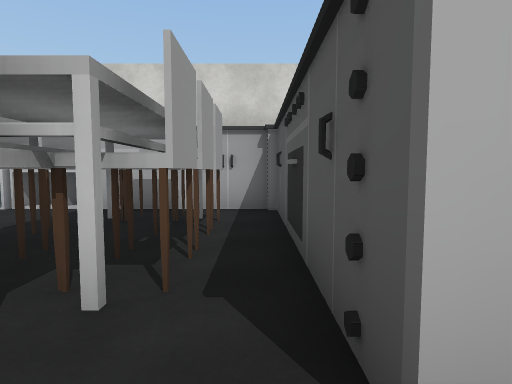
[1] (above)

16 first-person views from a walk through a scene from a Unity 3-D project. The camera is 1.4 m above the floor, tilts 4° down and sees 80° across. The floor is counted in squares, 2 m on a side. Each view is taken from the middle of a square. On the plan, view 1 faces up. The plan holds only what a view shows up to about 10 squares ahead; the rest is blank. The place goes on beyond the plan. The player is left out. Some surface patterns are stand-ins.

[2]
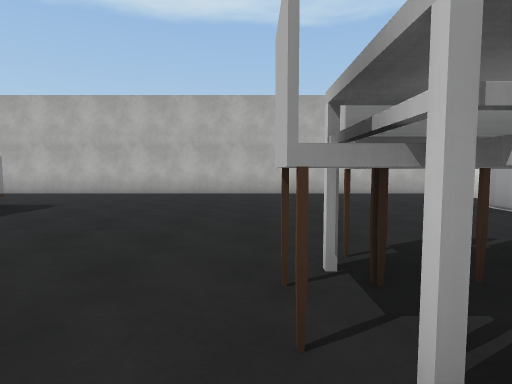

[3]
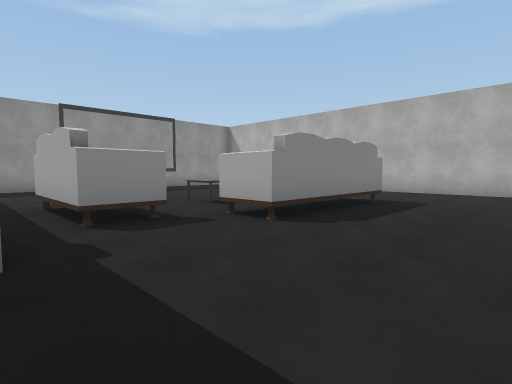

[4]
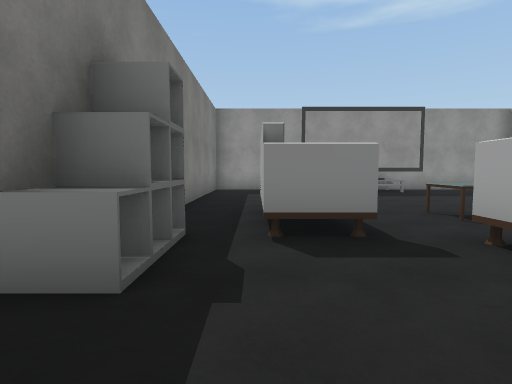

[5]
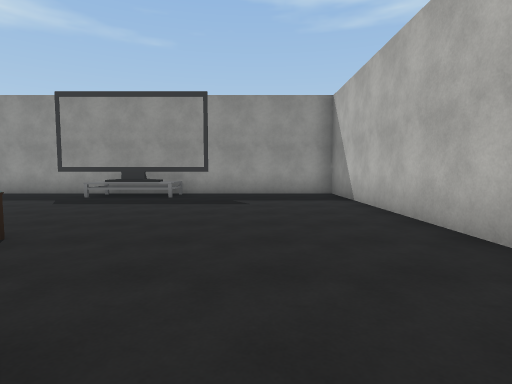

[6]
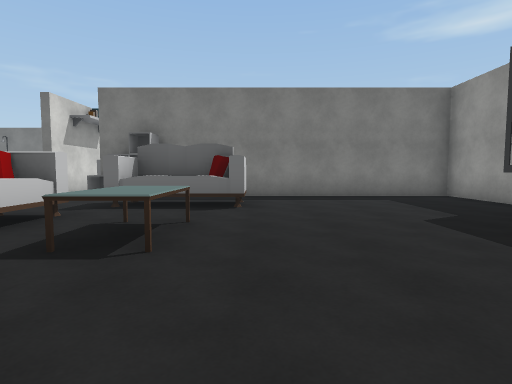

[7]
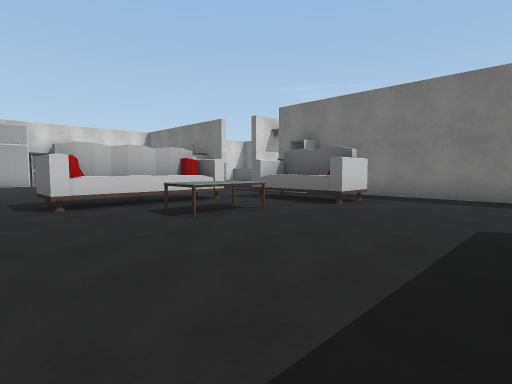

[8]
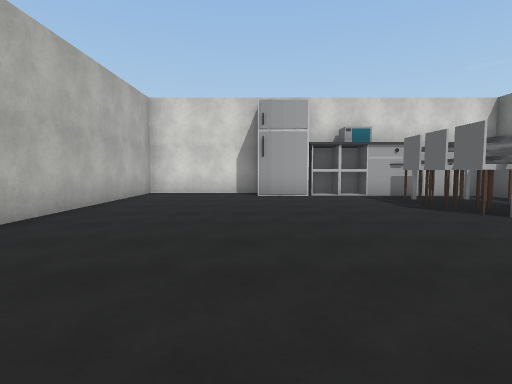

[9]
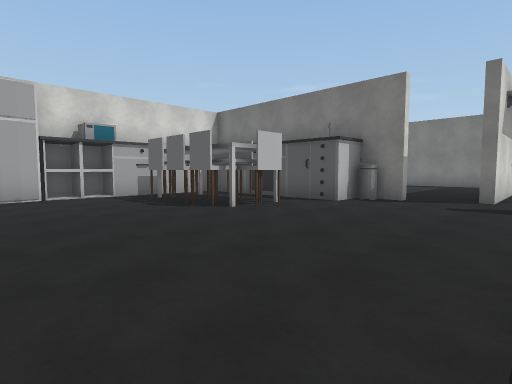

[10]
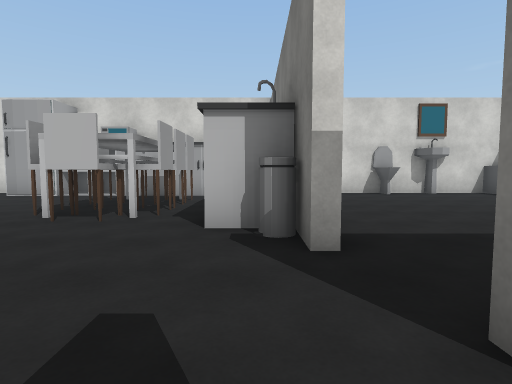

[11]
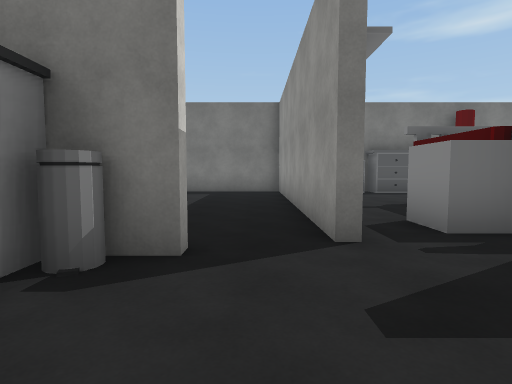

[12]
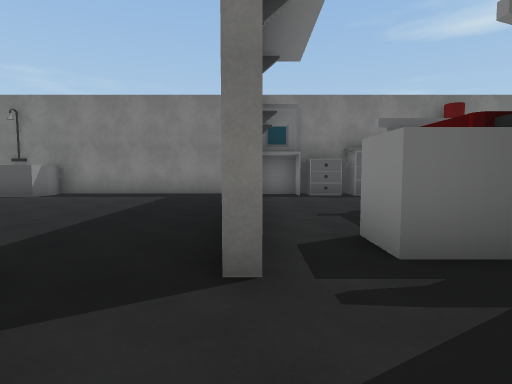

[13]
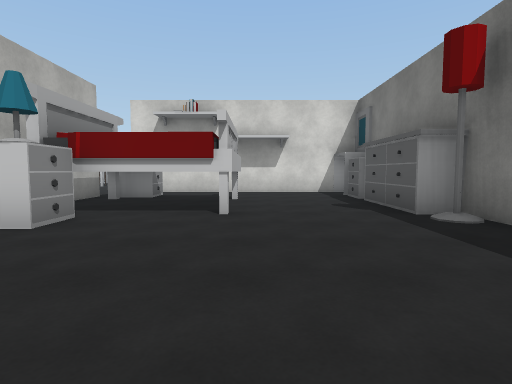

[14]
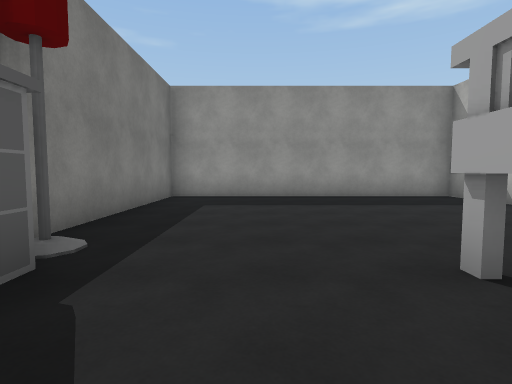

[15]
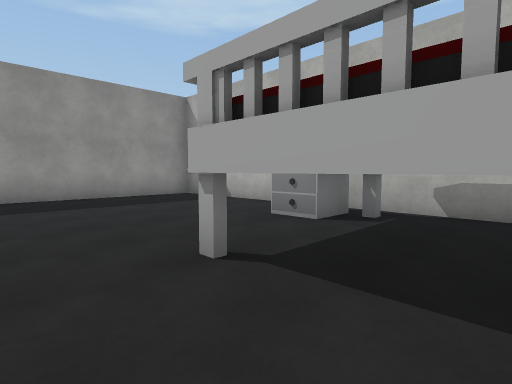

[16]
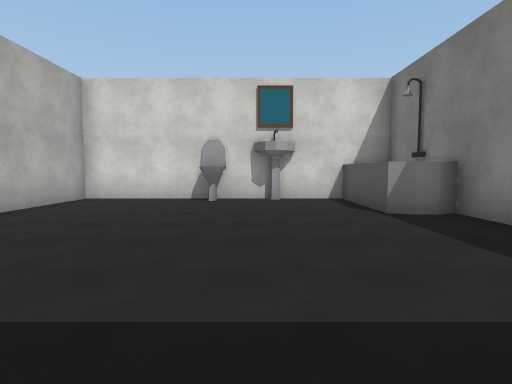

### Floor plan
Points are (right, up) in squares from view 1. A wall is a line through its corners. A room is listed if a view was taken in it or the views show most of it. See-through windows are left out.
Room 1 (views 1, 2, 3, 4, 5, 6, 7, 8, 9, 10, 11, 12)
walls: (1.5, 0.7) (0.4, 0.7) (0.4, 5.2); (-4.9, -12.4) (-1.5, -12.4); (-3.7, 5.5) (-3.7, 6.4); (-3.4, 6.3) (-4.4, 6.3) (-4.4, 5.5) (-4.4, 6); (-3.6, 6.4) (-3.6, 5.5) (-4.4, 5.5); (0.3, 5.5) (-2.6, 5.5); (-5.9, 6.6) (-9.3, 6.6) (-9.3, -13.3) (1.5, -13.3) (1.5, -7)
ways out: opening at (1.7, -4) to room 2; opening at (2, -0.5) to room 3
objects: other object (-6, -5) to (-2, -4); fridge (-6, 6) to (-5, 6); other object (-5, -13) to (-3, -12); table (-4, -7) to (-3, -7); chair (-2, 1); chair (-2, 2); chair (-2, 3); chair (-2, 4); chair (-2, 5); sofa (-1, -7) to (0, -5); chair (-1, 2); chair (-1, 3); chair (-1, 4); other object (1, -5) to (1, -4); bin (1, 0)
Room 2 (views 13, 14, 15)
walls: (1.7, -9.8) (1.7, -13.3) (9.3, -13.3) (9.3, -7.5); (1.7, -5.4) (1.7, -7.9); (8.6, -2) (1.9, -2)
ways out: opening at (1.7, -4) to room 1
objects: drawers (3, -8) to (3, -7); other object (3, -7) to (5, -5); drawers (3, -4) to (3, -3); lamp (9, -8); other object (9, -7) to (9, -5); drawers (9, -4); mirror (9, -3)
Room 3 (view 16)
walls: (8.2, 6.6) (1.7, 6.6) (1.7, 4); (1.9, -1.8) (8.9, -1.8); (9.3, -1) (9.3, 3.5)
ways out: opening at (2, -0.5) to room 1
objects: sink (1, 6); toilet (5, 6); sink (6, 6); other object (8, 4) to (9, 6)

Positions as (right, up) in squares from view 1, and headings:
1: (0, 0), facing up
2: (0, 1), facing left
3: (1, -1), facing down-left
4: (0, -2), facing down
5: (-7, -4), facing down
6: (-7, -8), facing right
7: (-7, -11), facing up-right
8: (-6, -3), facing up
9: (-6, -3), facing up-right
10: (1, -3), facing up
11: (-1, -1), facing right
12: (0, -2), facing right
13: (6, -12), facing up
14: (7, -5), facing down
15: (7, -5), facing down-left
16: (6, -1), facing up
